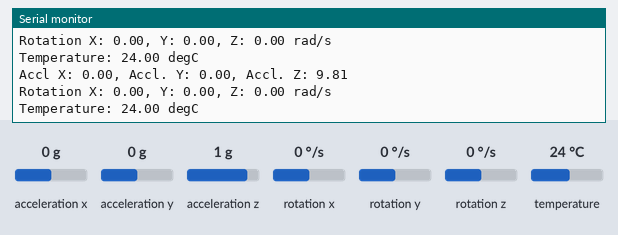
The sketch below on a simulated Arduino Uno, built with avr-gcc and run on an emulated ATmega328P. Parts: the last lines printed to the serial monitor. The inputs (shaded band) are chosen by the test bench; at power-on: acceleration x 0 g, acceleration y 0 g, acceleration z 1 g, rotation x 0 °/s, rotation y 0 °/s, rotation z 0 °/s, temperature 24 °C.

Above: at 1.3 s.
1.4 s: acceleration x set to -1.4 g
At 1.83 s:
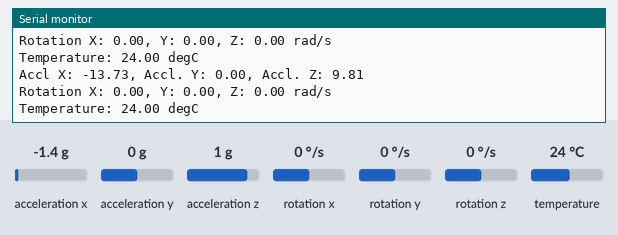
2.9 s: acceleration y set to -1.4 g
At 3.35 s:
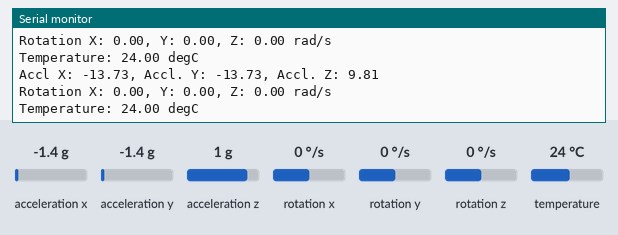
4.4 s: acceleration z set to -1.4 g
At 4.87 s:
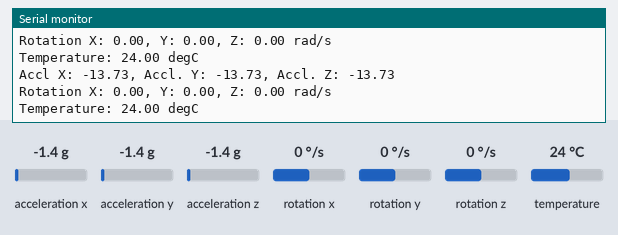
5.9 s: rotation x set to -192 °/s
At 6.4 s:
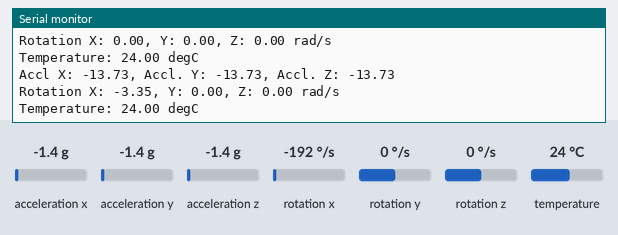
7.4 s: rotation y set to -192 °/s
At 7.92 s:
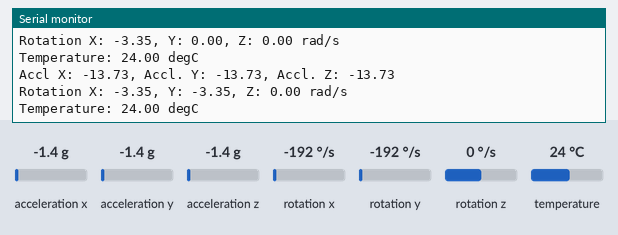

The sketch:

Adafruit_IMU.ino
```cpp
#include <Adafruit_MPU6050.h>
#include <Adafruit_Sensor.h>
#include <Wire.h>

Adafruit_MPU6050 mpu;

void setup() {
  Serial.begin(115200);

  if(!mpu.begin(0x69))
  {
    Serial.println("Sensor error! Try again");
    while(1)
    {};
  }
  Serial.println("IMU initiated");

  mpu.setAccelerometerRange(MPU6050_RANGE_8_G);
  mpu.setGyroRange(MPU6050_RANGE_500_DEG);
  mpu.setFilterBandwidth(MPU6050_BAND_21_HZ);
}

void loop()
{
  sensors_event_t a, g, temp;
  mpu.getEvent(&a, &g, &temp);

  Serial.print("Accl X: ");
  Serial.print(a.acceleration.x);
  Serial.print(", Accl. Y: ");
  Serial.print(a.acceleration.y);
  Serial.print(", Accl. Z: ");
  Serial.println(a.acceleration.z);

  Serial.print("Rotation X: ");
  Serial.print(g.gyro.x);
  Serial.print(", Y: ");
  Serial.print(g.gyro.y);
  Serial.print(", Z: ");
  Serial.print(g.gyro.z);
  Serial.println(" rad/s");

  Serial.print("Temperature: ");
  Serial.print(temp.temperature);
  Serial.println(" degC");

  Serial.println("");
  delay(500);
}
```

Measured:
- after the input at 1.4 s, the serial monitor: prints a new line after 0.12 s (image 1)
- after the input at 2.9 s, the serial monitor: prints a new line after 0.14 s (image 2)
- after the input at 4.4 s, the serial monitor: prints a new line after 0.16 s (image 3)
- after the input at 5.9 s, the serial monitor: prints a new line after 0.19 s (image 4)
- after the input at 7.4 s, the serial monitor: prints a new line after 0.21 s (image 5)
